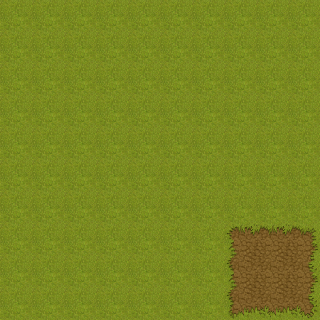

The image is a tile-based game level rendered from a .tmx file. Its description and complete source (layers, tilesets, objects, tile grids) follow:
An orthogonal 20x20 tile map with 16x16 px tiles, 2 tile layers (Floor, FloorCover) and 11 objects (spawn_initial, spawn_merek, debug_chest_default_0, debug_chest_locked_cant_unlock_0, debug_chest_locked_0, ...).

<map version="1.0" orientation="orthogonal" renderorder="right-down" width="20" height="20" tilewidth="16" tileheight="16" nextobjectid="15">
 <tileset firstgid="1" name="Master" tilewidth="16" tileheight="16" tilecount="11625">
  <image source="master.png" width="2000" height="1500" />
 </tileset>
 <layer name="Floor" width="20" height="20">
  <data encoding="csv">
33,34,35,36,33,34,35,36,33,34,35,36,33,34,35,36,33,34,35,36,
158,159,160,161,158,159,160,161,158,159,160,161,158,159,160,161,158,159,160,161,
283,284,285,286,283,284,285,286,283,284,285,286,283,284,285,286,283,284,285,286,
408,409,410,411,408,409,410,411,408,409,410,411,408,409,410,411,408,409,410,411,
533,534,535,536,533,534,535,536,533,534,535,536,533,534,535,536,533,534,535,536,
658,659,660,661,658,659,660,661,658,659,660,661,658,659,660,661,658,659,660,661,
33,34,35,36,33,34,35,36,33,34,35,36,33,34,35,36,33,34,35,36,
158,159,160,161,158,159,160,161,158,159,160,161,158,159,160,161,158,159,160,161,
283,284,285,286,283,284,285,286,283,284,285,286,283,284,285,286,283,284,285,286,
408,409,410,411,408,409,410,411,408,409,410,411,408,409,410,411,408,409,410,411,
533,534,535,536,533,534,535,536,533,534,535,536,533,534,535,536,533,534,535,536,
658,659,660,661,658,659,660,661,658,659,660,661,658,659,660,661,658,659,660,661,
33,34,35,36,33,34,35,36,33,34,35,36,33,34,35,36,33,34,35,36,
158,159,160,161,158,159,160,161,158,159,160,161,158,159,160,161,158,159,160,161,
283,284,285,286,283,284,285,286,283,284,285,286,283,284,285,286,283,284,285,286,
408,409,410,411,408,409,410,411,408,409,410,411,408,409,410,411,408,409,410,411,
533,534,535,536,533,534,535,536,533,534,535,536,533,534,535,536,533,534,535,536,
658,659,660,661,658,659,660,661,658,659,660,661,658,659,660,661,658,659,660,661,
33,34,35,36,33,34,35,36,33,34,35,36,33,34,35,36,33,34,35,36,
158,159,160,161,158,159,160,161,158,159,160,161,158,159,160,161,158,159,160,161
</data>
 </layer>
 <layer name="FloorCover" width="20" height="20">
  <data encoding="csv">
0,0,0,0,0,0,0,0,0,0,0,0,0,0,0,0,0,0,0,0,
0,0,0,0,0,0,0,0,0,0,0,0,0,0,0,0,0,0,0,0,
0,0,0,0,0,0,0,0,0,0,0,0,0,0,0,0,0,0,0,0,
0,0,0,0,0,0,0,0,0,0,0,0,0,0,0,0,0,0,0,0,
0,0,0,0,0,0,0,0,0,0,0,0,0,0,0,0,0,0,0,0,
0,0,0,0,0,0,0,0,0,0,0,0,0,0,0,0,0,0,0,0,
0,0,0,0,0,0,0,0,0,0,0,0,0,0,0,0,0,0,0,0,
0,0,0,0,0,0,0,0,0,0,0,0,0,0,0,0,0,0,0,0,
0,0,0,0,0,0,0,0,0,0,0,0,0,0,0,0,0,0,0,0,
0,0,0,0,0,0,0,0,0,0,0,0,0,0,0,0,0,0,0,0,
0,0,0,0,0,0,0,0,0,0,0,0,0,0,0,0,0,0,0,0,
0,0,0,0,0,0,0,0,0,0,0,0,0,0,0,0,0,0,0,0,
0,0,0,0,0,0,0,0,0,0,0,0,0,0,0,0,0,0,0,0,
0,0,0,0,0,0,0,0,0,0,0,0,0,0,0,0,0,0,0,0,
0,0,0,0,0,0,0,0,0,0,0,0,0,0,291,292,293,292,293,294,
0,0,0,0,0,0,0,0,0,0,0,0,0,0,416,417,418,417,418,419,
0,0,0,0,0,0,0,0,0,0,0,0,0,0,541,542,543,542,543,544,
0,0,0,0,0,0,0,0,0,0,0,0,0,0,416,417,418,417,418,419,
0,0,0,0,0,0,0,0,0,0,0,0,0,0,541,542,543,542,543,544,
0,0,0,0,0,0,0,0,0,0,0,0,0,0,666,667,668,667,668,669
</data>
 </layer>
 <objectgroup name="entities">
  <object id="1" name="spawn_initial" x="144" y="160" width="16" height="16">
   <properties>
    <property name="condition" value="respawn" />
    <property name="noclip" value="true" />
    <property name="script" value="script/entity/spawn_conditional.js" />
    <property name="type" value="0" />
   </properties>
  </object>
  <object id="2" name="spawn_merek" x="144" y="112" width="16" height="16">
   <properties>
    <property name="config" value="config/entity/merek.xml" />
    <property name="script" value="script/entity/entity_spawn.js" />
   </properties>
  </object>
  <object id="3" name="debug_chest_default_0" x="96" y="112" width="16" height="16">
   <properties>
    <property name="loot" value="dagger_bone_1" />
    <property name="script" value="script/entity/chest.js" />
   </properties>
  </object>
  <object id="4" name="debug_chest_locked_cant_unlock_0" x="64" y="112" width="16" height="16">
   <properties>
    <property name="key" value="null" />
    <property name="loot" value="dagger_bone_1" />
    <property name="script" value="script/entity/locked_chest.js" />
   </properties>
  </object>
  <object id="5" name="debug_chest_locked_0" x="32" y="112" width="16" height="16">
   <properties>
    <property name="key" value="dagger_bone_1" />
    <property name="loot" value="dagger_bone_1" />
    <property name="script" value="script/entity/locked_chest.js" />
   </properties>
  </object>
  <object id="6" name="debug_chest_mimic_0" x="192" y="112" width="16" height="16">
   <properties>
    <property name="loot" value="dagger_bone_1" />
    <property name="script" value="script/entity/chest_mimic.js" />
   </properties>
  </object>
  <object id="13" name="spawn_mob_000" x="228" y="228" width="88" height="88">
   <properties>
    <property name="key" value="testarea_mobspawn_0" />
    <property name="script" value="script/entity/mobspawn.js" />
   </properties>
  </object>
 </objectgroup>
 <objectgroup name="collisions">
  <object id="7" x="-16" y="0" width="16" height="320" />
  <object id="8" x="320" y="0" width="16" height="320" />
  <object id="9" x="-16" y="-16" width="352" height="16" />
  <object id="10" x="-16" y="320" width="352" height="16" />
 </objectgroup>
</map>